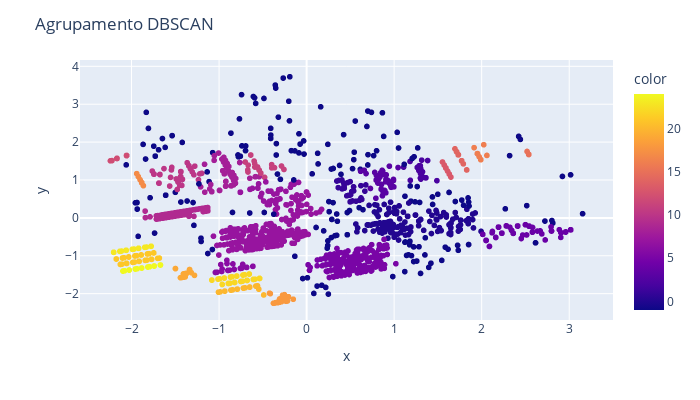

The notebook cell this image was saved under:
### Markdown cell above
<span style="font-family: 'Trebuchet MS', sans-serif;">

### Gráfico de dispersão
</span>

### Code cell
graf = px.scatter(x = df_pca[:, 0], y = df_pca[:, 1], color = classificacao_pca)
graf.update_layout(width = 700, height = 400, title_text = 'Agrupamento DBSCAN')
graf.show()

### Figure 1 — Plotly figure (JSON) as saved in the notebook; plotly's stock layout.template omitted (floating-point values rounded to 4 significant figures; data arrays with more than 128 entries replaced by an {"elided": "..."} marker saying what was removed)
{"data": [{"hovertemplate": "x=%{x}<br>y=%{y}<br>color=%{marker.color}<extra></extra>", "legendgroup": "", "marker": {"color": {"elided": "2000 int values"}, "coloraxis": "coloraxis", "symbol": "circle"}, "mode": "markers", "name": "", "showlegend": false, "type": "scattergl", "x": {"elided": "2000 float values"}, "xaxis": "x", "y": {"elided": "2000 float values"}, "yaxis": "y"}], "layout": {"coloraxis": {"colorbar": {"title": {"text": "color"}}, "colorscale": [[0, "#0d0887"], [0.1111, "#46039f"], [0.2222, "#7201a8"], [0.3333, "#9c179e"], [0.4444, "#bd3786"], [0.5556, "#d8576b"], [0.6667, "#ed7953"], [0.7778, "#fb9f3a"], [0.8889, "#fdca26"], [1, "#f0f921"]]}, "height": 400, "legend": {"tracegroupgap": 0}, "margin": {"t": 60}, "title": {"text": "Agrupamento DBSCAN"}, "width": 700, "xaxis": {"anchor": "y", "domain": [0, 1], "title": {"text": "x"}}, "yaxis": {"anchor": "x", "domain": [0, 1], "title": {"text": "y"}}}}
